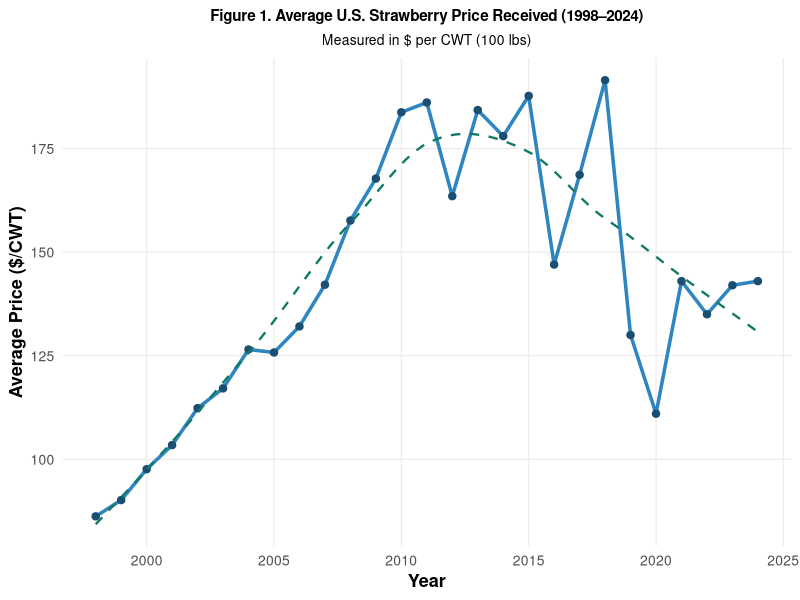
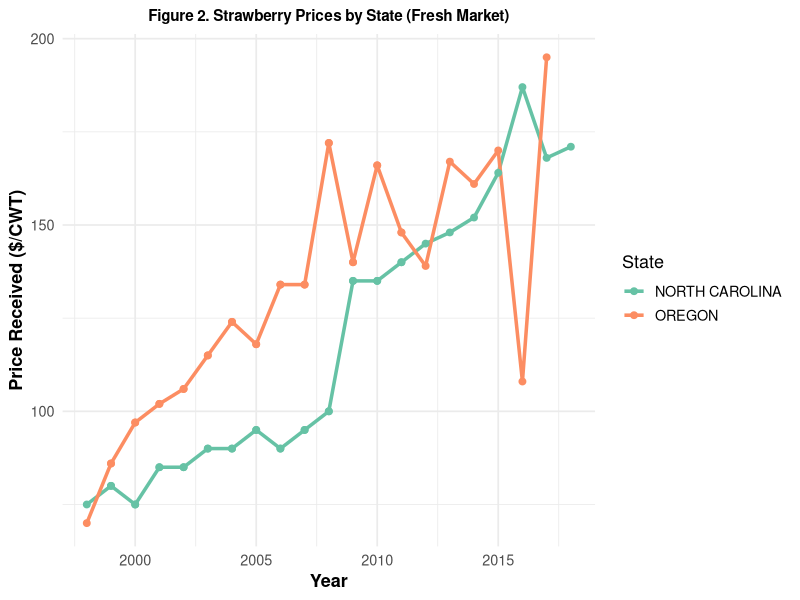
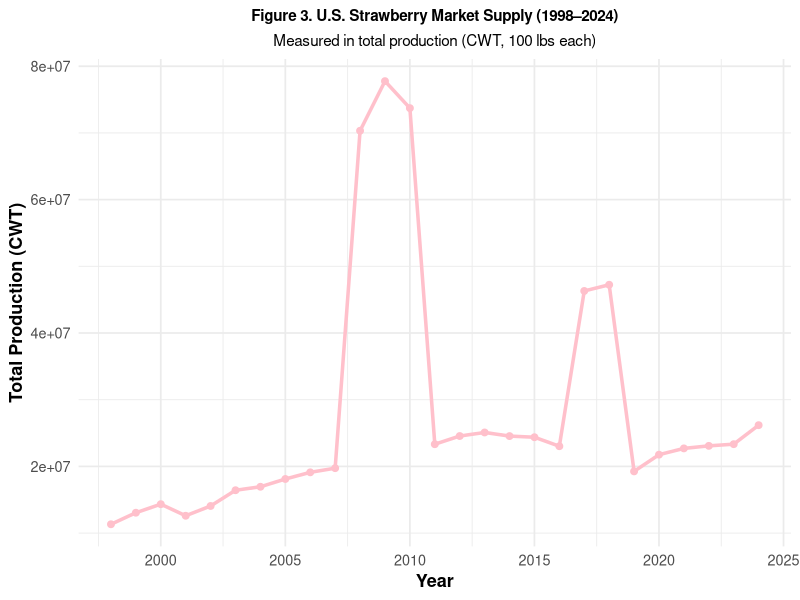
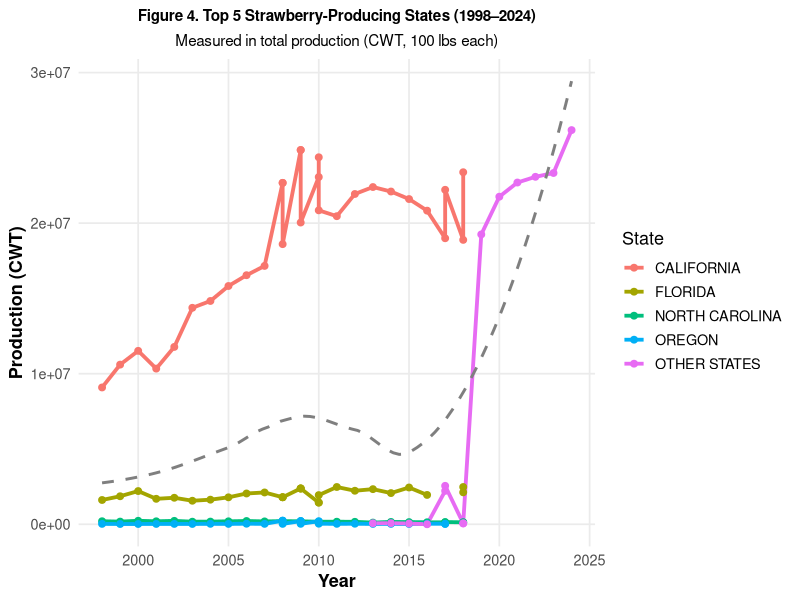
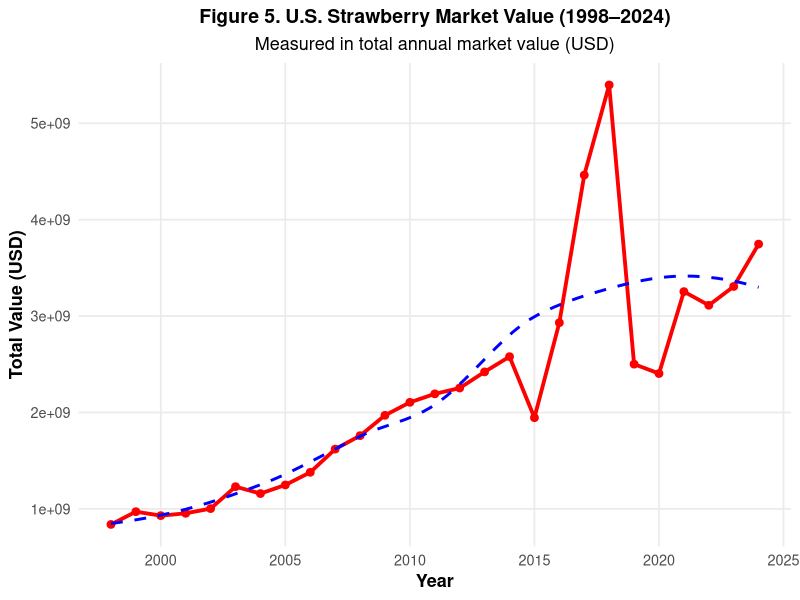
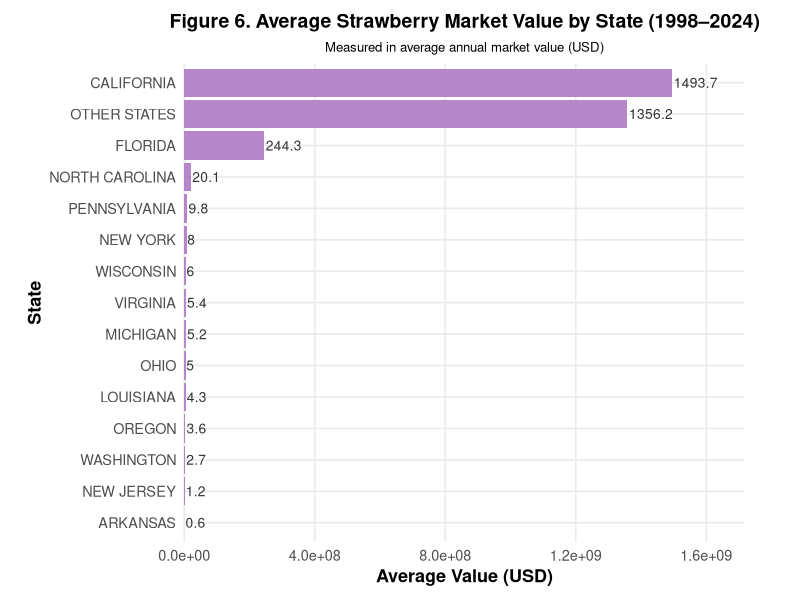
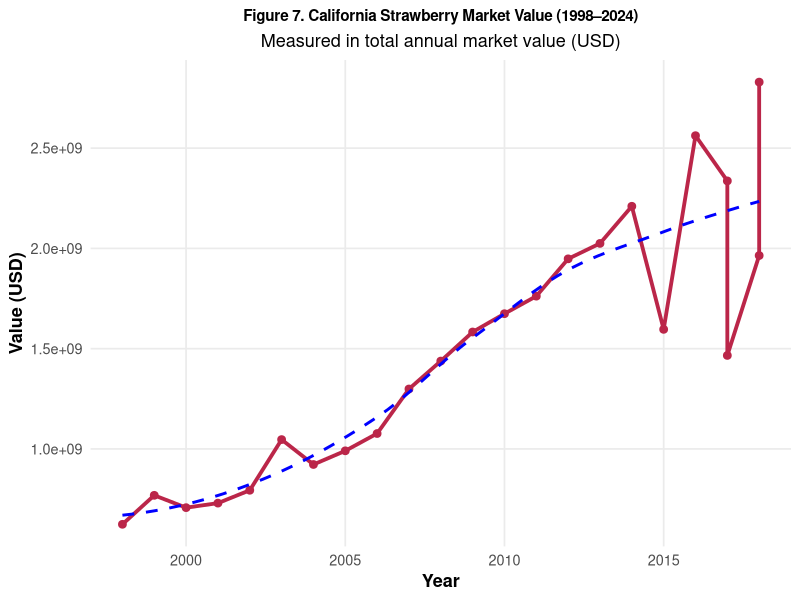

The R script that drew these images, in order:
## ---- chunk 1
library(dplyr)
library(readr)
library(ggplot2)
library(knitr)

straw_price <- read_csv("market_price_received.csv", show_col_types = FALSE)

straw_price_clean <- straw_price %>%
  select(Year, State, Value) %>%
  rename(Price_CWT = Value) %>%
  mutate(Price_CWT = as.numeric(gsub("[^0-9.]", "", Price_CWT))) %>%
  filter(!is.na(Price_CWT)) %>%
  arrange(Year, State)
knitr::kable(
  straw_price_clean %>%
    head(10),
  caption = "Table 1. Preview of Cleaned USDA Strawberry Price Data (first 10 rows)",
  align = "c",
  booktabs = TRUE
)
## ---- chunk 2
library(ggplot2)
library(dplyr)

price_trend <- straw_price_clean %>%
  group_by(Year) %>%
  summarise(mean_price = mean(Price_CWT, na.rm = TRUE))

ggplot(price_trend, aes(x = Year, y = mean_price)) +
  geom_line(color = "#2E86C1", linewidth = 1.2) +
  geom_point(color = "#1B4F72", size = 2.2) +
  geom_smooth(method = "loess", se = FALSE, color = "#117A65", 
              linetype = "dashed", linewidth = 0.8) +
  labs(
    title = "Figure 1. Average U.S. Strawberry Price Received (1998–2024)",
    subtitle = "Measured in $ per CWT (100 lbs)",
    x = "Year",
    y = "Average Price ($/CWT)"
  ) +
  theme_minimal(base_size = 13) +
  theme(
    plot.title = element_text(face = "bold", size = 11, hjust = 0.5),
    plot.subtitle = element_text(size = 10, hjust = 0.5),
    axis.title = element_text(face = "bold"),
    axis.text = element_text(size = 10),
    panel.grid.minor = element_blank(),
    panel.grid.major = element_line(linewidth = 0.4)
  )
## ---- chunk 3
library(ggplot2)
library(dplyr)

top_states <- c("CALIFORNIA", "FLORIDA", "OREGON", "NORTH CAROLINA")

ggplot(straw_price_clean %>% filter(State %in% top_states),
       aes(x = Year, y = Price_CWT, color = State)) +
  geom_line(linewidth = 1.2) +
  geom_point(size = 2) +
  scale_color_brewer(palette = "Set2") +
  labs(
    title = "Figure 2. Strawberry Prices by State (Fresh Market)",
    y = "Price Received ($/CWT)",
    x = "Year",
    color = "State"
  ) +
  theme_minimal(base_size = 13) +
  theme(
    plot.title = element_text(face = "bold", hjust = 0.5, size = 11),
    axis.title = element_text(face = "bold"),
    legend.position = "right"
  )
## ---- chunk 4
library(dplyr)
library(ggplot2)
library(readr)

supply_all <- read_csv("marketsupply_all_cleaned.csv", show_col_types = FALSE)
annual_total <- supply_all %>%
  group_by(Year) %>%
  summarise(total_value = sum(Value, na.rm = TRUE))

ggplot(annual_total, aes(x = Year, y = total_value)) +
  geom_line(linewidth = 1.2, color = "pink") +
  geom_point(size = 2, color = "pink") +
  labs(
    title = "Figure 3. U.S. Strawberry Market Supply (1998–2024)",
    subtitle = "Measured in total production (CWT, 100 lbs each)",
    x = "Year",
    y = "Total Production (CWT)"
  ) +
  theme_minimal(base_size = 13) +
  theme(
    plot.title = element_text(face = "bold", hjust = 0.5, size = 11),
    plot.subtitle = element_text(hjust = 0.5, size = 11),
    axis.title = element_text(face = "bold")
  )
## ---- chunk 5
top_states <- supply_all %>%
  group_by(State) %>%
  summarise(avg_value = mean(Value, na.rm = TRUE)) %>%
  arrange(desc(avg_value)) %>%
  slice(1:5) %>%
  pull(State)

supply_top <- supply_all %>%
  filter(State %in% top_states)

ggplot(supply_top, aes(x = Year, y = Value, color = State)) +
  geom_line(linewidth = 1.3) +
  geom_point(size = 2) +
  geom_smooth(se = FALSE, method = "loess", linetype = "dashed", color = "#7F7F7F") +
  labs(
    title = "Figure 4. Top 5 Strawberry-Producing States (1998–2024)",
    subtitle = "Measured in total production (CWT, 100 lbs each)",
    x = "Year",
    y = "Production (CWT)",
    color = "State"
  ) +
  theme_minimal(base_size = 13) +
  theme(
    plot.title = element_text(face = "bold", size = 11, hjust = 0.5),
    plot.subtitle = element_text(size = 11, hjust = 0.5),
    axis.title = element_text(face = "bold"),
    panel.grid.minor = element_blank()
  )

## ---- chunk 6
library(dplyr)
library(ggplot2)
library(readr)

value_all <- read_csv("marketvalue_clean.csv")

annual_value <- value_all %>%
  group_by(Year) %>%
  summarise(total_value = sum(Value, na.rm = TRUE))

p <- ggplot(annual_value, aes(x = Year, y = total_value)) +
  geom_line(linewidth = 1.3, color = "#FF0000") +
  geom_point(size = 2.3, color = "#FF0000") +
  geom_smooth(method = "loess", se = FALSE, color = "#0000FF", linetype = "dashed") +
  labs(
    title = "Figure 5. U.S. Strawberry Market Value (1998–2024)",
    subtitle = "Measured in total annual market value (USD)",
    x = "Year",
    y = "Total Value (USD)"
  ) +
  theme_minimal(base_size = 13) +
  theme(
    plot.title = element_text(face = "bold", size = 14, hjust = 0.5),
    plot.subtitle = element_text(hjust = 0.5),
    axis.title = element_text(face = "bold"),
    panel.grid.minor = element_blank()
  )
print(p)

## ---- chunk 7
library(dplyr)
library(ggplot2)
library(readr)

state_value <- value_all %>%
  group_by(State) %>%
  summarise(mean_value = mean(Value, na.rm = TRUE)) %>%
  arrange(desc(mean_value))

ggplot(state_value, aes(x = reorder(State, mean_value), y = mean_value)) +
  geom_col(fill = "#AF7AC5", alpha = 0.9) +
  coord_flip(clip = "off") +
  geom_text(
    aes(label = round(mean_value / 1e6, 1)),
    hjust = -0.05,
    color = "gray20",
    size = 3.5
  ) +
  scale_y_continuous(expand = expansion(mult = c(0, 0.15))) +
  labs(
    title = "Figure 6. Average Strawberry Market Value by State (1998–2024)",
    subtitle = "Measured in average annual market value (USD)",
    x = "State",
    y = "Average Value (USD)"
  ) +
  theme_minimal(base_size = 13) +
  theme(
    plot.title = element_text(face = "bold", size = 14, hjust = 0.5),
    plot.subtitle = element_text(size = 9.5, hjust = 0.5),
    axis.title = element_text(face = "bold"),
    panel.grid.minor = element_blank(),
    plot.margin = margin(10, 40, 10, 20)
  )


## ---- chunk 8
california_value <- value_all %>%
  filter(State == "CALIFORNIA")

ggplot(california_value, aes(x = Year, y = Value)) +
  geom_line(linewidth = 1.3, color = "#BB2649") +
  geom_point(size = 2.3, color = "#BB2649") +
  geom_smooth(method = "loess", se = FALSE, color = "blue", linetype = "dashed") +
  labs(
    title = "Figure 7. California Strawberry Market Value (1998–2024)",
    subtitle = "Measured in total annual market value (USD)",
    x = "Year",
    y = "Value (USD)"
  ) +
  theme_minimal(base_size = 13) +
  theme(
    plot.title = element_text(face = "bold", size = 11, hjust = 0.5),
    plot.subtitle = element_text(hjust = 0.5),
    axis.title = element_text(face = "bold"),
    panel.grid.minor = element_blank()
  )


